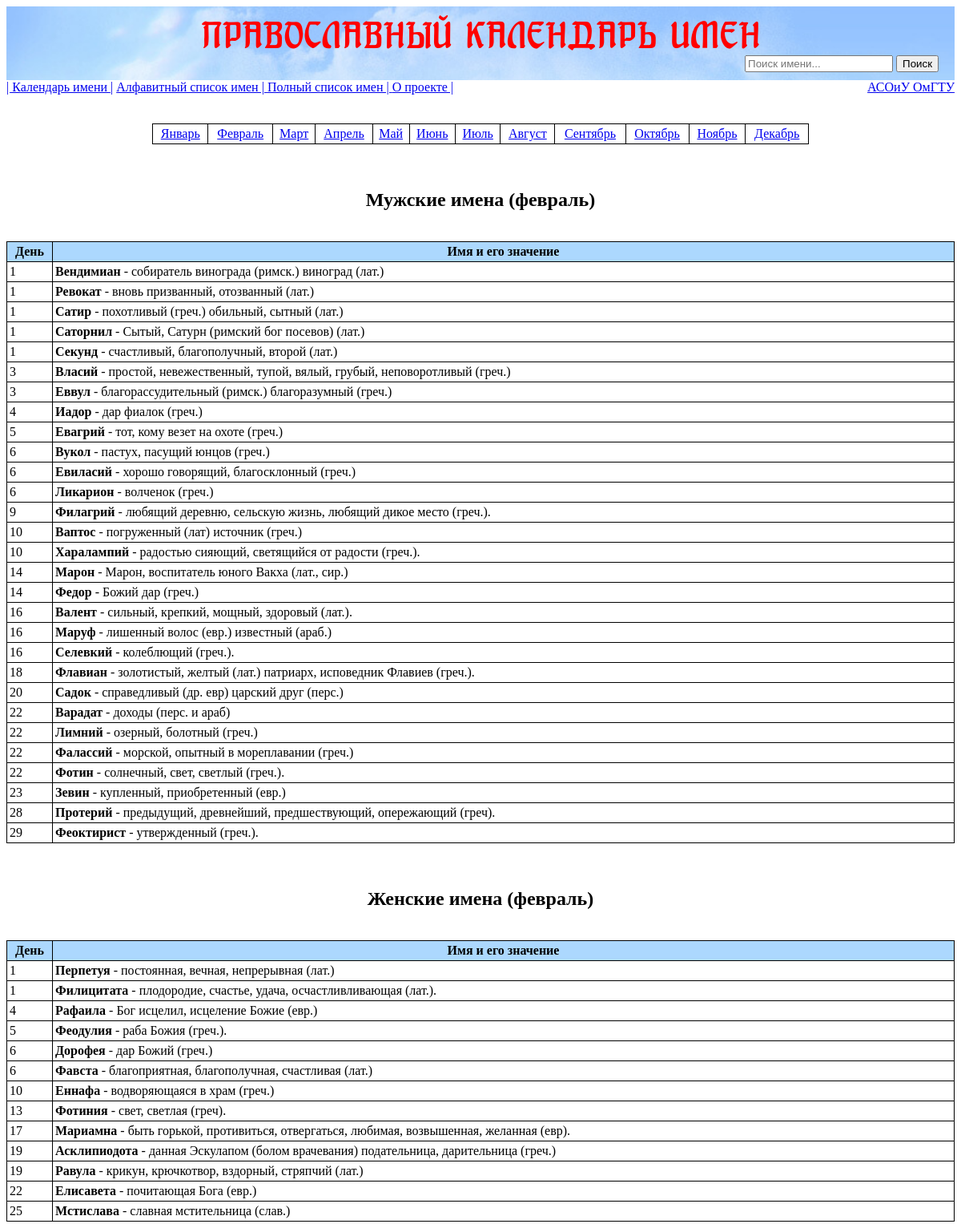
The page /1 on the database its author committed.
### svyatsy_main/DatabaseLayer/models.py (models this page shows)
class Svyatsy(models.Model):
    sex = models.TextField()
    name = models.TextField()
    description = models.TextField()
    month = models.TextField()
    day = models.IntegerField()

### svyatsy_main/PresentationLayer/views.py (the view)
# urls.py: path('', namesByCalendar),
def namesByCalendar(request):
    monthIndex = request.path.rsplit('/', 1)[-1]
    if len(monthIndex) == 0:
        monthIndex = '0'
    if not monthIndex.isdigit():
        return page_not_found_view(request, None)
    namesByMonthViewModel = GetNamesByCalendarInteractor.getNamesByMonth(int(monthIndex))
    if namesByMonthViewModel is None:
        return page_not_found_view(request, None)
    return render(request, "NamesByCalendar.html", {'namesByMonthViewModel': namesByMonthViewModel})

### svyatsy_main/BusinessLayer/get_names_by_calendar_interactor.py (called while the page is built)
    @staticmethod
    def getNamesByMonth(monthIndex: int):
        namesByMonthViewModel = NamesByMonthViewModel()
        month = str()
        if monthIndex < len(nameOfMonths):
            month = nameOfMonths[monthIndex]
        else:
            return None
        allRecords = DbSvyatsyService.getRecordsByMonth(month)
        for record in allRecords.values_list():
            sex = record[1]
            name = record[2]
            descr = record[3]
            day = record[5]
            nameByMonth = NameByMonthViewModel(name, descr, day)
            if DbSvyatsyService.isMan(sex):
                namesByMonthViewModel.men.append(nameByMonth)
            else:
                namesByMonthViewModel.women.append(nameByMonth)
        namesByMonthViewModel.month = month
        return namesByMonthViewModel

### svyatsy_main/DatabaseLayer/db_service.py (called while the page is built)
    @staticmethod
    def getRecordsByMonth(month: str):
        svyatsyByMonth = Svyatsy.objects.filter(month=month).order_by('day')
        return svyatsyByMonth

    @staticmethod
    def isMan(sex: str):
        return sex == "man"

### templates/NamesByCalendar.html (shortened to what this page needs)
<!DOCTYPE html>
<html lang="en">
<head>
    {% load static %}
    <link rel="stylesheet" href="{% static 'css/styles.css' %}">
</head>
<body>
{% include "ceiling.html" %}
<br>
<br>
<table cellspacing=1 cellpadding=3 width=820 border=0 align="center">
    <tr>
        <td align="center">
                                                <span>
                                                    <a href="0">Январь</a>
                                                </span>
        </td>
        <td align="center">
                                                <span>
                                                    <a href="1">Февраль</a>
                                                </span>
        </td>
        <td align="center">
                                                <span>
                                                    <a href="2">Март</a>
                                                </span>
        </td>
        <td align="center">
                                                <span>
                                                    <a href="3">Апрель</a>
                                                </span>
        </td>
        <td align="center">
                                                <span>
                                                    <a href="4">Май</a>
                                                </span>
        </td>
        <td align="center">
                                                <span>
                                                    <a href="5">Июнь</a>
                                                </span>
        </td>
        <td align="center">
                                                <span>
                                                    <a href="6">Июль</a>
                                                </span>
        </td>
        <td align="center">
                                                <span>
                                                    <a href="7">Август</a>
                                                </span>
        </td>
        <td align="center">
                                                <span>
                                                    <a href="8">Сентябрь</a>
                                                </span>
        </td>
        <td align="center">
                                                <span>
                                                    <a href="9">Октябрь</a>
                                                </span>
        </td>
        <td align="center">
                                                <span>
                                                    <a href="10">Ноябрь</a>
                                                </span>
        </td>
        <td align="center">
                                                <span>
                                                    <a href="11">Декабрь</a>
                                                </span>
        </td>
    </tr>
</table>
{% if namesByMonthViewModel.men|length > 0 %}
    <br>
    <br>
    <H2 style="text-align: center">Мужские имена ({{ namesByMonthViewModel.month }})</H2>
    <br>
{% endif %}
<table style="width: 100%">
    <tr>
        <th>День</th>
        <th>Имя и его значение</th>
    </tr>
    {% for manName in namesByMonthViewModel.men %}
        <tr>
            <td style="width: 50px">{{ manName.day }}</td>
            <td><strong>{{ manName.name }}</strong> - {{ manName.descr }}</td>
        </tr>
    {% endfor %}
</table>
{% if namesByMonthViewModel.women|length > 0 %}
    <br>
    <br>
    <H2 style="text-align: center">Женские имена ({{ namesByMonthViewModel.month }})</H2>
    <br>
{% endif %}
<table style="width: 100%">
    <tr>
        <th>День</th>
        <th>Имя и его значение</th>
    </tr>
    {% for womanName in namesByMonthViewModel.women %}
        <tr>
            <td style="width: 50px">{{ womanName.day }}</td>
            <td><strong>{{ womanName.name }}</strong> - {{ womanName.descr }}</td>
        </tr>
    {% endfor %}
</table>
</body>
</html>

### templates/ceiling.html
<div class="w-nav w-nav-top">
    <div class="row-fluid">
        <div id="nav" class="wrapper">
            <br>
            <div class="site-caption">ПРАВОСЛАВНЫЙ КАЛЕНДАРЬ ИМЕН</div>
            <div align="right">
                <form action="/search" method="get">
                    <input name="s" placeholder="Поиск имени..." type="search" style="margin-bottom: 10px">
                    <button type="submit">Поиск</button>
                </form>
            </div>
        </div>
    </div>
</div>
<a class="links_in_menu" href="/NamesByCalendar">| Календарь имени |</a>
<a class="links_in_menu" href="/NamesByAbc">Алфавитный список имен | </a>
<a class="links_in_menu" href="/AllNames">Полный список имен | </a>
<a class="links_in_menu" href="/About">О проекте | </a>
<span style="margin-top: 0; padding-top: 0; float: right" >
<a class="links_in_menu" href="https://omgtu.ru/general_information/faculties/faculty_of_information_technology_and_computer_systems/department_of_automated_systems_of_information_processing_and_management">АСОиУ ОмГТУ</a>
</span>
<br>

### static/css/styles.css (style rules this page uses)
.w-nav-top .row-fluid { box-sizing: border-box; text-align: left; padding: 0 20px; }
#nav { margin: 0 auto; position: relative; padding: 0; }
.w-nav-top .row-fluid { background: url('../img/bg_cloud-1.jpg') left top no-repeat; background-size: cover; }
.site-caption { text-align: center; color: red; font-size: 50px; font-family: 'Heinrich Text'; font-weight: normal; font-style: normal; align-content: baseline; }
TABLE { border-collapse: collapse; }
TD, TH { padding: 3px; border: 1px solid black; }
TH { background: #ACD8FE; }
.links_in_menu { #font-weight: bold; }

### rows shown on the page
Svyatsy: name "Вендимиан", descr "собиратель винограда (римск.) виноград (лат.)"
Svyatsy: name "Ревокат", descr "вновь призванный, отозванный (лат.)"
Svyatsy: name "Сатир", descr "похотливый (греч.) обильный, сытный (лат.)"
Svyatsy: name "Саторнил", descr "Сытый, Сатурн (римский бог посевов) (лат.)"
Svyatsy: name "Секунд", descr "счастливый, благополучный, второй (лат.)"
Svyatsy: name "Власий", descr "простой, невежественный, тупой, вялый, грубый, неповоротливый (греч.)"
Svyatsy: name "Еввул", descr "благорассудительный (римск.) благоразумный (греч.)"
Svyatsy: name "Иадор", descr "дар фиалок (греч.)"
Svyatsy: name "Евагрий", descr "тот, кому везет на охоте (греч.)"
Svyatsy: name "Вукол", descr "пастух, пасущий юнцов (греч.)"
Svyatsy: name "Евиласий", descr "хорошо говорящий, благосклонный (греч.)"
Svyatsy: name "Ликарион", descr "волченок (греч.)"
Svyatsy: name "Филагрий", descr "любящий деревню, сельскую жизнь, любящий дикое место (греч.)."
Svyatsy: name "Ваптос", descr "погруженный (лат) источник (греч.)"
Svyatsy: name "Харалампий", descr "радостью сияющий, светящийся от радости (греч.)."
Svyatsy: name "Марон", descr "Марон, воспитатель юного Вакха (лат., сир.)"
Svyatsy: name "Федор", descr "Божий дар (греч.)"
Svyatsy: name "Валент", descr "сильный, крепкий, мощный, здоровый (лат.)."
Svyatsy: name "Маруф", descr "лишенный волос (евр.) известный (араб.)"
Svyatsy: name "Селевкий", descr "колеблющий (греч.)."
Svyatsy: name "Флавиан", descr "золотистый, желтый (лат.) патриарх, исповедник Флавиев (греч.)."
Svyatsy: name "Садок", descr "справедливый (др. евр) царский друг (перс.)"
Svyatsy: name "Варадат", descr "доходы (перс. и араб)"
Svyatsy: name "Лимний", descr "озерный, болотный (греч.)"
Svyatsy: name "Фалассий", descr "морской, опытный в мореплавании (греч.)"
Svyatsy: name "Фотин", descr "солнечный, свет, светлый (греч.)."
Svyatsy: name "Зевин", descr "купленный, приобретенный (евр.)"
Svyatsy: name "Протерий", descr "предыдущий, древнейший, предшествующий, опережающий (греч)."
Svyatsy: name "Феоктирист", descr "утвержденный (греч.)."
Svyatsy: name "Перпетуя", descr "постоянная, вечная, непрерывная (лат.)"
Svyatsy: name "Филицитата", descr "плодородие, счастье, удача, осчастливливающая (лат.)."
Svyatsy: name "Рафаила", descr "Бог исцелил, исцеление Божие (евр.)"
Svyatsy: name "Феодулия", descr "раба Божия (греч.)."
Svyatsy: name "Дорофея", descr "дар Божий (греч.)"
Svyatsy: name "Фавста", descr "благоприятная, благополучная, счастливая (лат.)"
Svyatsy: name "Еннафа", descr "водворяющаяся в храм (греч.)"
Svyatsy: name "Фотиния", descr "свет, светлая (греч)."
Svyatsy: name "Мариамна", descr "быть горькой, противиться, отвергаться, любимая, возвышенная, желанная (евр)."
Svyatsy: name "Асклипиодота", descr "данная Эскулапом (болом врачевания) подательница, дарительница (греч.)"
Svyatsy: name "Равула", descr "крикун, крючкотвор, вздорный, стряпчий (лат.)"
Svyatsy: name "Елисавета", descr "почитающая Бога (евр.)"
Svyatsy: name "Мстислава", descr "славная мстительница (слав.)"

### other values the page prints
{{ namesByMonthViewModel.month }} "февраль"
{{ manName.day }} "1" "1" "1" "1" "1" "3" "3" "4" "5" "6" "6" "6" "9" "10" "10" "14" "14" "16" "16" "16" "18" "20" "22" "22" "22" "22" "23" "28" "29"
{{ womanName.day }} "1" "1" "4" "5" "6" "6" "10" "13" "17" "19" "19" "22" "25"
